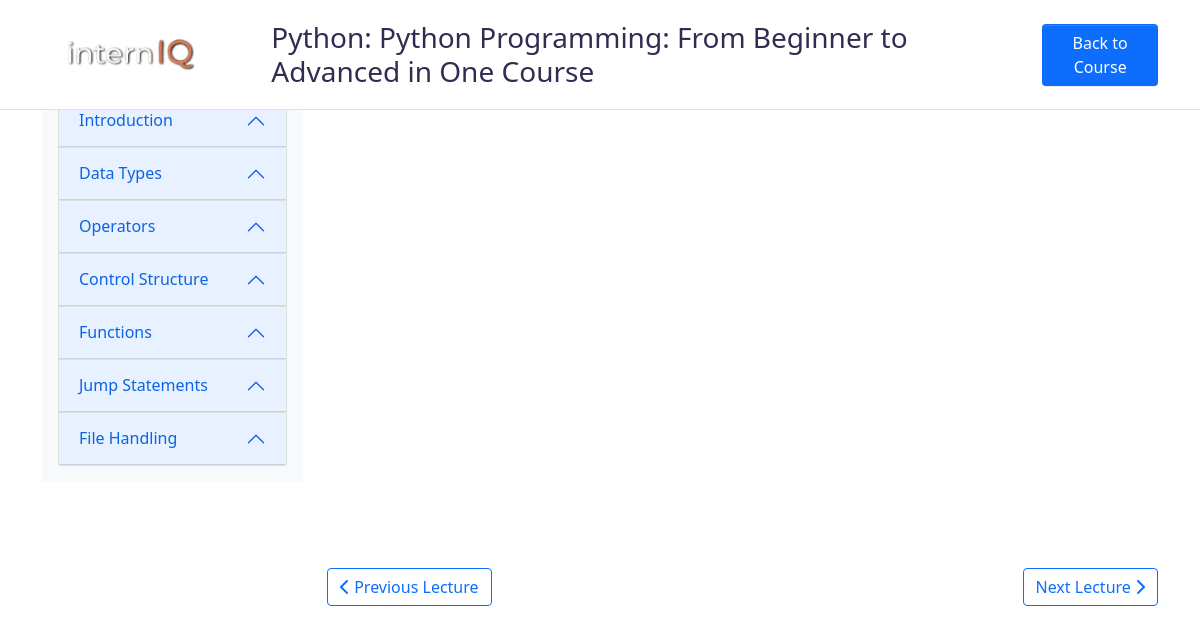
/course/watch-course/python-programming-from-beginner-to-advanced-in-one-course, run on the app's committed database.
### app/models.py (models this page shows, shortened)
class Course(models.Model):
    STATUS = (
        ('PUBLISH','PUBLISH'),
        ('DRAFT', 'DRAFT'),
    )
    featured_image = models.ImageField(upload_to="Media/featured_img",null=True)
    featured_video = models.CharField(max_length=300,null=True)
    title = models.CharField(max_length=500)
    created_at = models.DateField(auto_now_add=True)
    author = models.ForeignKey(Author,on_delete=models.CASCADE,null=True)
    category = models.ForeignKey(Categories,on_delete=models.CASCADE)
    level = models.ForeignKey(Level, on_delete=models.CASCADE,null=True)
    description = models.TextField()
    price = models.IntegerField(null=True,default=0)
    discount = models.IntegerField(null=True)
    slug = models.SlugField(default='', max_length=500, null=True, blank=True)
    status = models.CharField(choices=STATUS,max_length=100,null=True)
    language = models.ForeignKey(Language, on_delete=models.CASCADE,null=True)
    Deadline = models.CharField(max_length=200,null=True)
    Certificates = models.CharField(null=True,max_length=200)

class Categories(models.Model):
    icon = models.CharField(max_length=200,null=True)
    name = models.CharField(max_length=200)

class Lesson(models.Model):
    course = models.ForeignKey(Course, on_delete=models.CASCADE)
    name = models.CharField(max_length=200)

class Video(models.Model):
    serial_number = models.IntegerField(null=True)
    course = models.ForeignKey(Course, on_delete=models.CASCADE)
    lesson = models.ForeignKey(Lesson, on_delete=models.CASCADE)
    title = models.CharField(max_length=100)
    youtube_id = models.CharField(max_length=200)
    time_duration =  models.IntegerField (null=True)
    preview = models.BooleanField (default=False)

### LMS/views.py (the view)
# urls.py: path('course/watch-course/<slug:slug>',views.WATCH_COURSE,name='watch_course'),
def WATCH_COURSE(request, slug):
    course = get_object_or_404(Course, slug=slug)
    lecture_number = request.GET.get('lecture')
    if lecture_number:
        try:
            lecture_number = int(lecture_number)
            video = Video.objects.filter(course=course, serial_number=lecture_number).first()
            if not video:
                return redirect('404')  # Adjust according to your error handling
        except ValueError:
            return redirect('404')
    else:
        video = Video.objects.filter(course=course).order_by('serial_number').first()
    if video:
        next_video = Video.objects.filter(course=course, serial_number__gt=video.serial_number).order_by('serial_number').first()
        prev_video = Video.objects.filter(course=course, serial_number__lt=video.serial_number).order_by('-serial_number').first()
        next_id = next_video.serial_number if next_video else None
        prev_id = prev_video.serial_number if prev_video else None
    else:
        next_id = None
        prev_id = None
    context = {
        'course': course,
        'video': video,
        'next_id': next_id,
        'prev_id': prev_id,
    }
    return render(request, "course/watch-course.html", context)

### templates/course/watch-course.html (shortened to what this page needs)
{% load static %}
<!doctype html>
<html lang="en">
<head>
    <link rel="stylesheet" href="{% static 'assets/fonts/fontawesome/fontawesome.css' %}">
    <link rel="stylesheet" href="{% static 'assets/libs/@fancyapps/fancybox/dist/jquery.fancybox.min.css' %}">
    <link rel="stylesheet" href="{% static 'assets/libs/aos/dist/aos.css' %}">
    <link rel="stylesheet" href="{% static 'assets/libs/choices.js/public/assets/styles/choices.min.css' %}">
    <link rel="stylesheet" href="{% static 'assets/libs/flickity-fade/flickity-fade.css' %}">
    <link rel="stylesheet" href="{% static 'assets/libs/flickity/dist/flickity.min.css' %}">
    <link rel="stylesheet" href="{% static 'assets/libs/highlightjs/styles/vs2015.css' %}">
    <link rel="stylesheet" href="{% static 'assets/libs/jarallax/dist/jarallax.css' %}">
    <link rel="stylesheet" href="{% static 'assets/libs/quill/dist/quill.core.css' %}">
    <link href='https://api.mapbox.com/mapbox-gl-js/v0.53.0/mapbox-gl.css' rel='stylesheet' />
    <link rel="stylesheet" href="{% static 'assets/css/theme.min.css' %}">
    <link href="https://stackpath.bootstrapcdn.com/bootstrap/5.1.3/css/bootstrap.min.css" rel="stylesheet">
</head>
<body class="bg-white">
    <header class="bg-white border-bottom py-3 header-fixed">
        <div class="container">
            <div class="d-flex align-items-center justify-content-between">
                <a class="navbar-brand" href="{% url 'home' %}">
                    <img src="{% static 'assets/img/logo_new.png' %}" class="navbar-brand-img" alt="Logo" height="50">
                </a>
                <div class="d-none d-md-block ms-md-6 me-auto">
                    <h3 class="mb-0">{{ course.category.name }}: {{ course.title }}</h3>
                </div>
                <a href="{% url 'mycourse' %}" class="btn btn-primary">Back to Course</a>
            </div>
        </div>
    </header>
    <div class="container mt-4">
        <div class="row">
            <div class="col-lg-3">
                <div class="collapse d-lg-block" id="sidebar">
                    <div class="bg-light p-3">
                        <form class="mb-3">
                            <div class="input-group">
                                <button class="btn btn-outline-secondary" type="submit">
                                </button>
                            </div>
                        </form>
                        <div id="accordionCurriculum">
                            {% for lesson in course.lesson_set.all %}
                            <div class="accordion-item">
                                <h2 class="accordion-header" id="heading{{ lesson.id }}">
                                    <button class="accordion-button" type="button" data-bs-toggle="collapse" data-bs-target="#collapse{{ lesson.id }}" aria-expanded="true" aria-controls="collapse{{ lesson.id }}">
                                        {{ lesson.name }}
                                    </button>
                                </h2>
                            </div>
                            {% endfor %}
                        </div>
                    </div>
                </div>
            </div>
            <div class="col-lg-9">
                <h2 class="font-size-xl mb-4">{{ video.title }}</h2>
                <div class="video-wrapper mb-4">
                    <iframe src="https://www.youtube.com/embed/{{ video.youtube_id }}?autoplay=0&controls=1&modestbranding=1&rel=0"
        frameborder="0"
        allow="autoplay; encrypted-media; fullscreen"
        title="{{ video.title }}">
</iframe>
        </div>
        <div class="d-md-flex align-items-center justify-content-between mb-4">
            <a href="?lecture={{ prev_id }}" class="btn btn-outline-primary mb-2 mb-md-0">
                <i class="fa fa-chevron-left"></i> Previous Lecture
            </a>
            <a href="?lecture={{ next_id }}" class="btn btn-outline-primary ms-md-auto">
                Next Lecture <i class="fa fa-chevron-right"></i>
            </a>
        </div>
    </div>
</div>
</div>
</body>
</html>

### templates/course/watch-course.html (style rules this page uses)
.video-wrapper { position: relative; padding-top: 56.25%; height: 0; overflow: hidden; }
.video-wrapper iframe { position: absolute; top: 0; left: 0; width: 100%; height: 100%; }
@media (min-width: 768px) { .d-md-flex { display: flex; } }
@media (min-width: 768px) { .d-md-flex .btn { width: auto; margin-bottom: 0; } }

### data on the page
Course: category.name "Python", title "Python Programming: From Beginner to Advanced in One Course"
Lesson: name "Introduction"
Lesson: name "Data Types"
Lesson: name "Operators"
Lesson: name "Control Structure"
Lesson: name "Functions"
Lesson: name "Jump Statements"
Lesson: name "File Handling"
